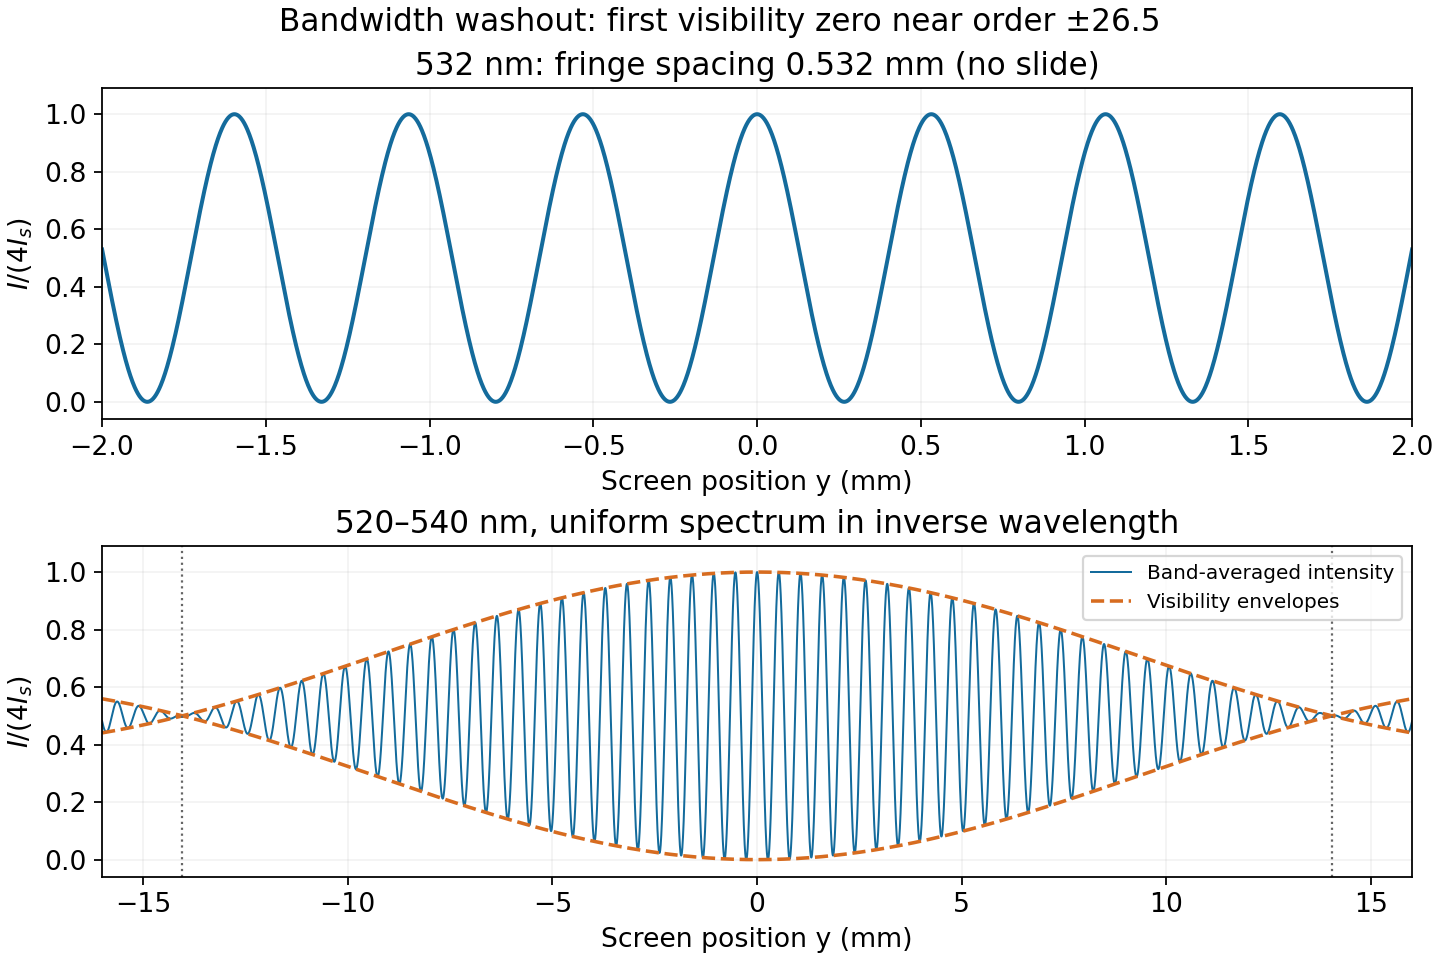

Write Python code to recreate this figure.
"""Original Oxford CP2 2014 solution figure. Python 3.14.4, NumPy 2.3.5, Matplotlib 3.10.7."""
from pathlib import Path
import numpy as np
import matplotlib
matplotlib.use("Agg")
import matplotlib.pyplot as plt
plt.rcParams.update({"font.size":12,"axes.titlesize":14,"axes.labelsize":12,"legend.fontsize":10,"figure.facecolor":"white","axes.facecolor":"white","savefig.facecolor":"white","font.family":"DejaVu Sans"})

fig,ax=plt.subplots(2,1,figsize=(9,6),layout="constrained")
b=1e-3;D=1.;lam=532e-9
y=np.linspace(-2,2,2500)*1e-3
ax[0].plot(y*1e3,np.cos(np.pi*b*y/(lam*D))**2,color="#146b9c",lw=1.8)
ax[0].set(xlim=(-2,2),title=r"532 nm: fringe spacing 0.532 mm (no slide)",ylabel=r"$I/(4I_s)$")
y=np.linspace(-16,16,11000)*1e-3;delta=b*y/D
slo=1/(540e-9);shi=1/(520e-9);width=shi-slo;centre=(shi+slo)/2
gamma=np.sinc(width*delta)
band=.5*(1+gamma*np.cos(2*np.pi*centre*delta))
ax[1].plot(y*1e3,band,color="#146b9c",lw=.9,label="Band-averaged intensity")
ax[1].plot(y*1e3,.5*(1+abs(gamma)),color="#d76c20",ls="--",lw=1.6,label="Visibility envelopes")
ax[1].plot(y*1e3,.5*(1-abs(gamma)),color="#d76c20",ls="--",lw=1.6)
yzero=D/(b*width)*1e3
for s in [-1,1]:ax[1].axvline(s*yzero,color=".4",ls=":",lw=1)
ax[1].set(xlim=(-16,16),title="520–540 nm, uniform spectrum in inverse wavelength",ylabel=r"$I/(4I_s)$")
ax[1].legend(loc="upper right",fontsize=9)
for a in ax:a.set(xlabel="Screen position y (mm)",ylim=(-.06,1.09));a.grid(alpha=.15)
fig.suptitle("Bandwidth washout: first visibility zero near order ±26.5",fontsize=14)

fig.savefig(Path.cwd() / Path(__file__).with_suffix(".png").name, dpi=160, facecolor="white", metadata={"Software":"Oxford CP2 original Matplotlib figure"})
plt.close(fig)
